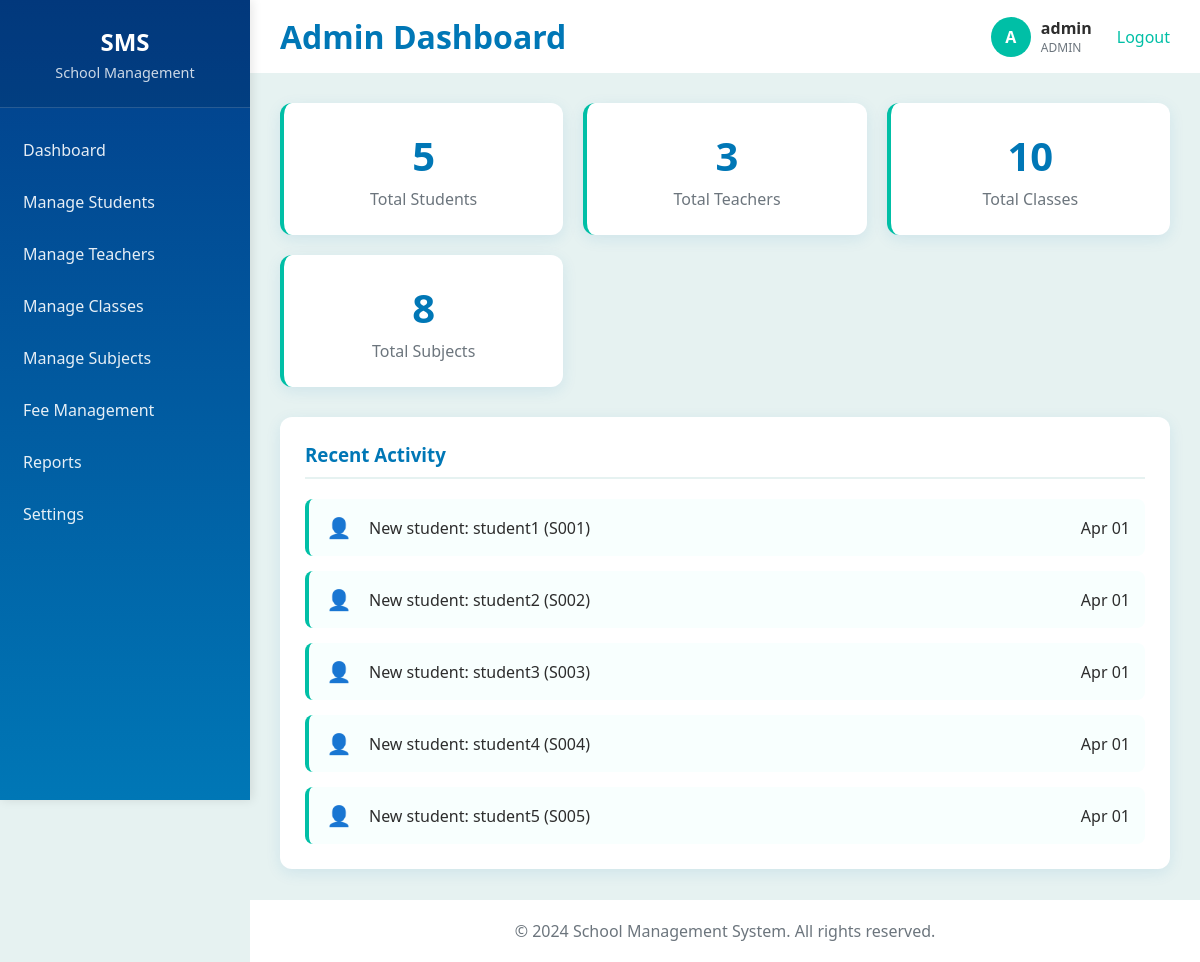
/dashboard.php (signed in), run on the app's committed database.
### tables this page shows
CREATE TABLE students (
    id INT PRIMARY KEY AUTO_INCREMENT,
    user_id INT NOT NULL,
    roll_number VARCHAR(20) UNIQUE NOT NULL,
    class_id INT NOT NULL,
    section_id INT NOT NULL,
    admission_date DATE NOT NULL,
    date_of_birth DATE,
    gender ENUM('male', 'female', 'other'),
    address TEXT,
    phone VARCHAR(15),
    photo VARCHAR(255),
    FOREIGN KEY (user_id) REFERENCES users(id) ON DELETE CASCADE,
    FOREIGN KEY (class_id) REFERENCES classes(id),
    FOREIGN KEY (section_id) REFERENCES sections(id)
);

CREATE TABLE users (
    id INT PRIMARY KEY AUTO_INCREMENT,
    username VARCHAR(50) UNIQUE NOT NULL,
    email VARCHAR(100) UNIQUE NOT NULL,
    password VARCHAR(255) NOT NULL,
    role ENUM('admin', 'teacher', 'student', 'parent') NOT NULL,
    status ENUM('active', 'inactive') DEFAULT 'active',
    created_at TIMESTAMP DEFAULT CURRENT_TIMESTAMP,
    updated_at TIMESTAMP DEFAULT CURRENT_TIMESTAMP ON UPDATE CURRENT_TIMESTAMP
);

### config/database.php (called while the page is built, shortened)
<?php
class Database {
    private $host = DB_HOST;
    private $user = DB_USER;
    private $pass = DB_PASS;
    private $dbname = DB_NAME;
    private $dbh;
    public function __construct() {
        $dsn = 'mysql:host=' . $this->host . ';dbname=' . $this->dbname;
        $options = array(
            PDO::ATTR_PERSISTENT => true,
            PDO::ATTR_ERRMODE => PDO::ERRMODE_EXCEPTION
        );
        try {
            $this->dbh = new PDO($dsn, $this->user, $this->pass, $options);
        } catch(PDOException $e) {
            $this->error = $e->getMessage();
        }
    }
    public function query($query) {
        $this->stmt = $this->dbh->prepare($query);
    }
    public function execute() {
        return $this->stmt->execute();
    }
    public function resultset() {
        $this->execute();
        return $this->stmt->fetchAll(PDO::FETCH_ASSOC);
    }
    public function single() {
        $this->execute();
        return $this->stmt->fetch(PDO::FETCH_ASSOC);
    }
}
?>

### includes/auth.php (called while the page is built, shortened)
<?php
require_once __DIR__ . '/../config/database.php';
class Auth {
    public function getRole() {
        return $_SESSION['role'] ?? null;
    }
}
?>

### dashboard.php (the view, shortened to what this page needs)
<?php
require_once 'includes/auth.php';
require_once 'config/database.php';
$auth = new Auth();
$role = $auth->getRole();
$db = new Database();
function getStats($db, $role) {
    $stats = [];
    try {
        switch($role) {
            case 'admin':
                $db->query("SELECT COUNT(*) as count FROM students");
                $result = $db->single();
                $stats['students'] = $result ? $result['count'] : 0;
                $db->query("SELECT COUNT(*) as count FROM teachers");
                $result = $db->single();
                $stats['teachers'] = $result ? $result['count'] : 0;
                $db->query("SELECT COUNT(*) as count FROM classes");
                $result = $db->single();
                $stats['classes'] = $result ? $result['count'] : 0;
                $db->query("SELECT COUNT(*) as count FROM subjects");
                $result = $db->single();
                $stats['subjects'] = $result ? $result['count'] : 0;
                break;
        }
    } catch(Exception $e) {
        $stats = array_fill_keys(['students', 'teachers', 'classes', 'subjects', 'total_students', 'materials', 'announcements'], 0);
    }
    return $stats;
}
$stats = getStats($db, $role);
?>
<!DOCTYPE html>
<html>
<head>
    <link rel="stylesheet" href="assets/css/style.css?v=<?php echo time(); ?>">
</head>
<body>
    <div class="dashboard-layout">
        <div class="sidebar">
            <div class="sidebar-header">
                <h2>SMS</h2>
                <p>School Management</p>
            </div>
            <div class="sidebar-menu">
                <?php if($role == 'admin'): ?>
                    <a href="#" class="menu-item">Dashboard</a>
                    <a href="admin/students.php" class="menu-item">Manage Students</a>
                    <a href="admin/teachers.php" class="menu-item">Manage Teachers</a>
                    <a href="admin/classes.php" class="menu-item">Manage Classes</a>
                    <a href="admin/subjects.php" class="menu-item">Manage Subjects</a>
                    <a href="admin/fees.php" class="menu-item">Fee Management</a>
                    <a href="admin/reports.php" class="menu-item">Reports</a>
                    <a href="admin/settings.php" class="menu-item">Settings</a>
                <?php endif; ?>
            </div>
        </div>
        <div class="main-content">
            <div class="header">
                <h1><?php echo ucfirst($role); ?> Dashboard</h1>
                <div class="user-profile">
                    <div class="user-avatar">
                        <?php echo strtoupper(substr($_SESSION['username'], 0, 1)); ?>
                    </div>
                    <div class="user-info">
                        <div class="user-name"><?php echo $_SESSION['username']; ?></div>
                        <div class="user-role"><?php echo $role; ?></div>
                    </div>
                    <a href="logout.php" style="margin-left: 15px; color: #00BFA6; text-decoration: none;">Logout</a>
                </div>
            </div>
            <div class="container">
                <div class="stats-grid">
                    <?php if($role == 'admin'): ?>
                        <div class="stat-card">
                            <div class="stat-number"><?php echo $stats['students']; ?></div>
                            <div class="stat-label">Total Students</div>
                        </div>
                        <div class="stat-card">
                            <div class="stat-number"><?php echo $stats['teachers']; ?></div>
                            <div class="stat-label">Total Teachers</div>
                        </div>
                        <div class="stat-card">
                            <div class="stat-number"><?php echo $stats['classes']; ?></div>
                            <div class="stat-label">Total Classes</div>
                        </div>
                        <div class="stat-card">
                            <div class="stat-number"><?php echo $stats['subjects']; ?></div>
                            <div class="stat-label">Total Subjects</div>
                        </div>
                    <?php endif; ?>
                </div>
                <div class="recent-activity">
                    <h3>Recent Activity</h3>
                    <div class="activity-list">
                        <?php if($role == 'admin'): ?>
                            <?php
                            $db->query("SELECT u.username, s.roll_number, s.admission_date FROM students s JOIN users u ON s.user_id = u.id ORDER BY s.admission_date DESC LIMIT 5");
                            $recentStudents = $db->resultset();
                            foreach($recentStudents as $student) {
                                echo '<div class="activity-item">'
                                    . '<span class="activity-icon">👤</span>'
                                    . '<span class="activity-text">New student: ' . $student['username'] . ' (' . $student['roll_number'] . ')</span>'
                                    . '<span class="activity-date">' . date('M d', strtotime($student['admission_date'])) . '</span>'
                                    . '</div>';
                            }
                            ?>
                        <?php endif; ?>
                    </div>
                </div>
            </div>
            <div class="footer">
                <p>&copy; 2024 School Management System. All rights reserved.</p>
            </div>
        </div>
    </div>
</body>
</html>

### assets/css/style.css (style rules this page uses)
* { margin: 0; padding: 0; box-sizing: border-box; }
body { font-family: 'Segoe UI', Tahoma, Geneva, Verdana, sans-serif; background: linear-gradient(135deg, #E6F2F1 0%, #B8E6E1 100%); min-height: 100vh; color: #2D2D2D; }
.dashboard-layout { display: flex; min-height: 100vh; background: #E6F2F1; }
.sidebar { width: 250px; background: linear-gradient(180deg, #023E8A 0%, #0077B6 100%); color: white; position: fixed; height: 100vh; overflow-y: auto; box-shadow: 2px 0 10px rgba(0, 0, 0, 0.1); }
.sidebar-header { padding: 25px 20px; border-bottom: 1px solid rgba(255,255,255,0.15); background: rgba(0, 0, 0, 0.1); text-align: center; }
.sidebar-header h2 { color: white; margin-bottom: 5px; font-size: 1.5em; font-weight: 600; }
.sidebar-header p { color: rgba(255, 255, 255, 0.8); font-size: 0.9em; margin: 0; }
.sidebar-menu { padding: 15px 0; }
.menu-item { display: block; padding: 14px 20px; color: rgba(255, 255, 255, 0.9); text-decoration: none; transition: all 0.3s ease; border-left: 3px solid transparent; margin: 2px 0; font-weight: 500; }
.main-content { margin-left: 250px; flex: 1; display: flex; flex-direction: column; }
.header { background: white; padding: 15px 30px; box-shadow: 0 2px 10px rgba(0, 119, 182, 0.1); display: flex; justify-content: space-between; align-items: center; }
.header h1 { color: #0077B6; }
.user-profile { display: flex; align-items: center; gap: 10px; }
.user-avatar { width: 40px; height: 40px; background: #00BFA6; border-radius: 50%; display: flex; align-items: center; justify-content: center; color: white; font-weight: bold; }
.user-info { display: flex; flex-direction: column; }
.user-name { font-weight: 600; color: #2D2D2D; }
.user-role { font-size: 12px; color: #6C757D; text-transform: uppercase; }
.container { padding: 30px; flex: 1; background: #E6F2F1; }
.stats-grid { display: grid; grid-template-columns: repeat(auto-fit, minmax(250px, 1fr)); gap: 20px; margin-bottom: 30px; }
.stat-card { background: white; padding: 25px; border-radius: 12px; box-shadow: 0 4px 15px rgba(0, 119, 182, 0.1); border-left: 4px solid #00BFA6; text-align: center; }
.stat-number { font-size: 2.5em; font-weight: bold; color: #0077B6; margin-bottom: 5px; }
.stat-label { color: #6C757D; font-weight: 500; }
.footer { background: white; padding: 20px 30px; border-top: 1px solid #E6F2F1; text-align: center; color: #6C757D; }
.recent-activity { background: white; padding: 25px; border-radius: 12px; box-shadow: 0 4px 15px rgba(0, 119, 182, 0.1); margin-top: 30px; }
.recent-activity h3 { color: #0077B6; margin-bottom: 20px; border-bottom: 2px solid #E6F2F1; padding-bottom: 10px; }
.activity-list { display: flex; flex-direction: column; gap: 15px; }
.activity-item { display: flex; align-items: center; padding: 15px; background: #F8FFFE; border-radius: 8px; border-left: 4px solid #00BFA6; }
.activity-icon { font-size: 20px; margin-right: 15px; width: 30px; text-align: center; }
.activity-text { flex: 1; color: #2D2D2D; font-weight: 500; }

### data on the page
students: user.username "student1", roll_number "S001", admission_date "Apr 01"
students: user.username "student2", roll_number "S002", admission_date "Apr 01"
students: user.username "student3", roll_number "S003", admission_date "Apr 01"
students: user.username "student4", roll_number "S004", admission_date "Apr 01"
students: user.username "student5", roll_number "S005", admission_date "Apr 01"

### other printed values
$role "Admin"
substr($_SESSION['username'], 0, 1) "A"
$_SESSION['username'] "admin"
$role "ADMIN"
$stats['students'] "5"
$stats['teachers'] "3"
$stats['classes'] "10"
$stats['subjects'] "8"
